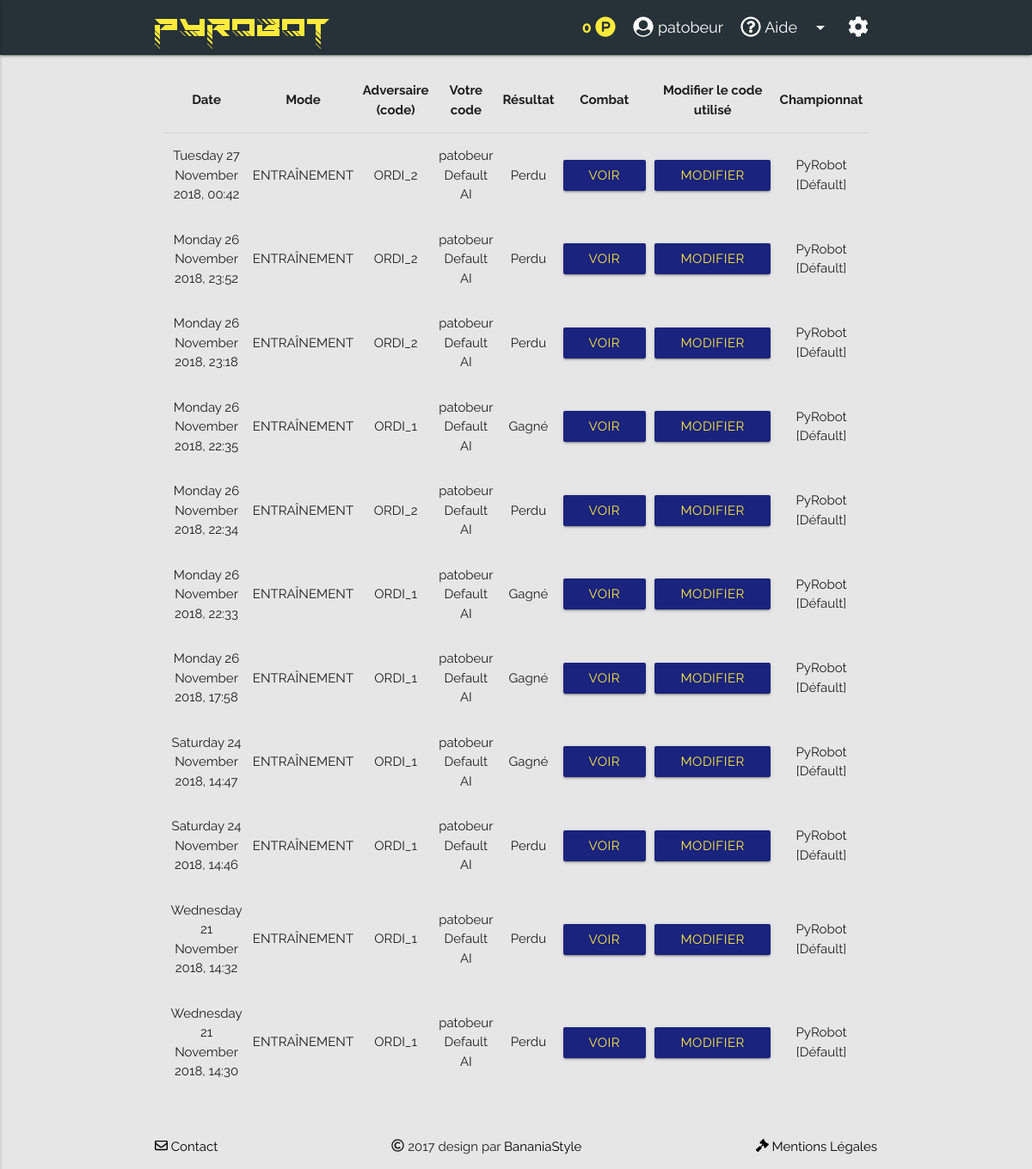
Page /battle-histories/ (signed in) on the committed database.
### backend/models.py (models this page shows, shortened)
class BattleHistory(models.Model):
    user = models.ForeignKey(User, related_name="battlehistories", on_delete=models.CASCADE)
    opponent = models.ForeignKey(User, related_name="opponents", on_delete=models.CASCADE)
    is_victorious = models.BooleanField(default=False)
    used_script = models.ForeignKey(Ia, related_name='+', null=True, default=None, on_delete=models.CASCADE)
    opp_used_script = models.ForeignKey(Ia, related_name='+', null=True, default=None, on_delete=models.CASCADE)
    is_finished = models.BooleanField(default=False, db_index=True)
    step = models.PositiveIntegerField(default=0)
    max_step = models.PositiveIntegerField(default=0)
    result_stats = models.TextField(default='')
    player_x = models.PositiveIntegerField(default=0)
    player_y = models.PositiveIntegerField(default=0)
    opponent_x = models.PositiveIntegerField(default=0)
    opponent_y = models.PositiveIntegerField(default=0)
    map_name = models.CharField(max_length=10, default="terre")
    timestamp = models.DateTimeField(auto_now_add=True)
    difficult_level = models.CharField(max_length=10, default="normal")
    mode = models.BooleanField(null=False, default=False)
    championship_name = models.CharField(max_length=60, default="PyRobot [Default]")

class Ia(models.Model):
    owner = models.ForeignKey(UserProfile, on_delete=models.CASCADE)
    name = models.CharField(max_length=50, default='')
    text = models.TextField()
    active = models.BooleanField(default=False)
    edit = models.BooleanField(default=False)

### backend/views.py (the view)
# urls.py: url(r'^battle-histories/$', views.HistoriesView.as_view(), name="battle_histories"),
class HistoriesView(LoginRequiredMixin, ListView):
    template_name = "backend/histories.html"
    model = BattleHistory
    def get_queryset(self):
        queryset = BattleHistory.objects.filter(Q(user=self.request.user) | Q(opponent=self.request.user))
        queryset = queryset.filter(is_finished=True)
        return queryset.order_by('-timestamp')
    def get_context_data(self, **kwargs):
        context = super(HistoriesView, self).get_context_data(**kwargs)
        context['pageIn'] = 'battle_histories'
        context['championnat'] = UserProfile.objects.get(user=self.request.user).championship_set.all()[0].name
        return context

### backend/templates/backend/histories.html (shortened to what this page needs)
{% extends "base.html" %}
{% load staticfiles %}
{% block content %}
    <div id="container1" class="container">
        <div class="col s12 m12 l12">
            <table class="highlight centered responsive-table">
                <thead>
                    <tr>
                        <th>Date</th>
                        <th>Mode</th>
                        <th>Adversaire (code)</th>
                        <th class="hide-on-med-and-down">Votre code</th>
                        <th>Résultat</th>
                        <th>Combat</th>
                        <th>Modifier le code utilisé</th>
                        <th>Championnat</th>
                    </tr>
                </thead>
                <tbody class="reveal">
                {% for history in object_list %}
                    <tr class="historic">
                        <td>{{ history.timestamp|date:'l d F Y' }}, {{ history.timestamp|time:'H:i' }}</td>
                        <td>{% if history.mode %}ENTRAÎNEMENT{% else %}CHAMPIONNAT{% endif %}</td>
                        {% if  history.opponent.username != request.user.username %}
                            <td>{{ history.opponent.username }}</td>
                            <td class="hide-on-med-and-down">{{ history.used_script.name }}</td>
                            <td>{% if history.is_victorious %}Gagné{% else %}Perdu{% endif %}</td>
                            <td><a class="waves-effect waves-light indigo darken-4 yellow-text btn" href="{% url 'backend:replay' %}?bh_pk={{ history.pk }}">Voir</a></td>
                            <td><a class="waves-effect waves-light indigo darken-4 yellow-text btn" onclick="window.location.href='/editor/?script={{ history.used_script.pk }}'">Modifier</a></td>
                            <td>{{ history.championship_name|truncatechars:25 }}</td>
                        {% endif %}
                    </tr>
                {% endfor %}
                </tbody>
            </table>
        </div>
    </div>
{% endblock %}

### backend/templates/base.html (shortened to what this page needs)
{% load static %}
<!DOCTYPE html>
<html lang="fr">
<head>
    <link href="{% static 'css/materialize.css' %}" type="text/css" rel="stylesheet" media="screen,projection"/>
    <link href="{% static 'css/style.css' %}" type="text/css" rel="stylesheet" media="screen,projection"/>
    <link href="{% static 'css/newStyle.css' %}" type="text/css" rel="stylesheet" media="screen,projection"/>
    <link rel="stylesheet" href="https://cdnjs.cloudflare.com/ajax/libs/font-awesome/4.7.0/css/font-awesome.min.css">
    <link rel="stylesheet"
          href="https://cdn.rawgit.com/konpa/devicon/df6431e323547add1b4cf45992913f15286456d3/devicon.min.css">
</head>
<body>
{% block header %}
    {% include 'backend/header.html' with moneyIn=request.user.userprofile.money user=request.user.username point=request.user.userprofile.points mail=request.user.email %}
{% endblock %}
<main class="cont">
    <div class="section">
        <div class="row">
            {% block content %} {% endblock %}
        </div>
    </div>
</main>
<footer class="section">
    <div class="footer-copyright">
        <div class="container center-align">
            <a class="modal-trigger left" href="#modal2"><i class="far fa-envelope"></i> Contact</a>
            <i class="far fa-copyright"></i> 2017 design par <a href="https://github.com/AlexAndriamahaleo"
                                                                target="_blank">BananiaStyle</a>
            <a class="modal-trigger right" href="#modal1"><i class="fas fa-gavel"></i> Mentions Légales</a>
        </div>
    </div>
</footer>
</body>
</html>

### backend/templates/backend/header.html (shortened to what this page needs)
{% load static %}
<header class="col s12 m12 l12 navbar-fixed">
    <nav class="blue-grey darken-4" role="navigation">
        <div class="container nav-wrapper">
            <a href="/" class="brand-logo yellow-text" onclick="window.location.href='/'">PyRobot</a>
            {% if pageIn != 'documentation' and pageIn != 'faq' and pageIn != 'tutoriels' %}
                <ul id="nav-mobile" class="right hide-on-med-and-down">
                    <li>
                        <div class="yellow-text nav-elem" href="#">
                            <b>{{ point }}</b>
                            <i class="fab fa-product-hunt fa-lg"></i>
                        </div>
                    </li>
                    <li>
                        <a class="nav-elem" href="{% url 'backend:profile_perso' %}">
                            <i class="fas fa-user-circle fa-lg"></i> {{ user }}</a>
                    </li>
                    <li>
                        <a class="dropdown-button nav-elem" href="#" data-beloworigin="true"
                           data-activates="index3">
                            <i class="far fa-question-circle fa-lg"></i> Aide
                            <i class="material-icons right">arrow_drop_down</i>
                        </a>
                    </li>
                    <li>
                        <a class="dropdown-button nav-elem" href="#" data-beloworigin="true" data-activates="index4">
                            <i class="fas fa-cog fa-lg"></i>
                        </a>
                    </li>
                </ul>
            {% endif %}
        </div>
    </nav>
</header>

### backend/templates/backend/legalNoticeContact.html (shortened to what this page needs)
{% load static %}

### backend/static/css/style.css (style rules this page uses)
body { display: flex; min-height: 100vh; flex-direction: column; }
main { flex: 1 0 auto; }

### backend/static/css/newStyle.css (style rules this page uses)
body { background-color: #e6e6e6; !important }
a { color: black; }
#nav-mobile .nav-elem { font-size: 1.2em; padding-left: 10px; padding-right: 10px }
.brand-logo { font-family: "Roadtest"; font-size: 50px !important; }

### backend/templates/base.html (style rules this page uses)
body { font-family: "Raleway", sans-serif }

### backend/templates/backend/histories.html (style rules this page uses)
body { display: flex; min-height: 100vh; flex-direction: column; }
main { flex: 1 0 auto; }

### rows in the picture
BattleHistory: timestamp "Tuesday 27 November 2018", timestamp "00:42", mode "ENTRAÎNEMENT", opponent.username "ORDI_2", used_script.name "patobeur Default AI", is_victorious "Perdu", championship_name "PyRobot [Défault]"
BattleHistory: timestamp "Monday 26 November 2018", timestamp "23:52", mode "ENTRAÎNEMENT", opponent.username "ORDI_2", used_script.name "patobeur Default AI", is_victorious "Perdu", championship_name "PyRobot [Défault]"
BattleHistory: timestamp "Monday 26 November 2018", timestamp "23:18", mode "ENTRAÎNEMENT", opponent.username "ORDI_2", used_script.name "patobeur Default AI", is_victorious "Perdu", championship_name "PyRobot [Défault]"
BattleHistory: timestamp "Monday 26 November 2018", timestamp "22:35", mode "ENTRAÎNEMENT", opponent.username "ORDI_1", used_script.name "patobeur Default AI", is_victorious "Gagné", championship_name "PyRobot [Défault]"
BattleHistory: timestamp "Monday 26 November 2018", timestamp "22:34", mode "ENTRAÎNEMENT", opponent.username "ORDI_2", used_script.name "patobeur Default AI", is_victorious "Perdu", championship_name "PyRobot [Défault]"
BattleHistory: timestamp "Monday 26 November 2018", timestamp "22:33", mode "ENTRAÎNEMENT", opponent.username "ORDI_1", used_script.name "patobeur Default AI", is_victorious "Gagné", championship_name "PyRobot [Défault]"
BattleHistory: timestamp "Monday 26 November 2018", timestamp "17:58", mode "ENTRAÎNEMENT", opponent.username "ORDI_1", used_script.name "patobeur Default AI", is_victorious "Gagné", championship_name "PyRobot [Défault]"
BattleHistory: timestamp "Saturday 24 November 2018", timestamp "14:47", mode "ENTRAÎNEMENT", opponent.username "ORDI_1", used_script.name "patobeur Default AI", is_victorious "Gagné", championship_name "PyRobot [Défault]"
BattleHistory: timestamp "Saturday 24 November 2018", timestamp "14:46", mode "ENTRAÎNEMENT", opponent.username "ORDI_1", used_script.name "patobeur Default AI", is_victorious "Perdu", championship_name "PyRobot [Défault]"
BattleHistory: timestamp "Wednesday 21 November 2018", timestamp "14:32", mode "ENTRAÎNEMENT", opponent.username "ORDI_1", used_script.name "patobeur Default AI", is_victorious "Perdu", championship_name "PyRobot [Défault]"
BattleHistory: timestamp "Wednesday 21 November 2018", timestamp "14:30", mode "ENTRAÎNEMENT", opponent.username "ORDI_1", used_script.name "patobeur Default AI", is_victorious "Perdu", championship_name "PyRobot [Défault]"

### other values in the picture
{{ point }} "0"
{{ user }} "patobeur"
